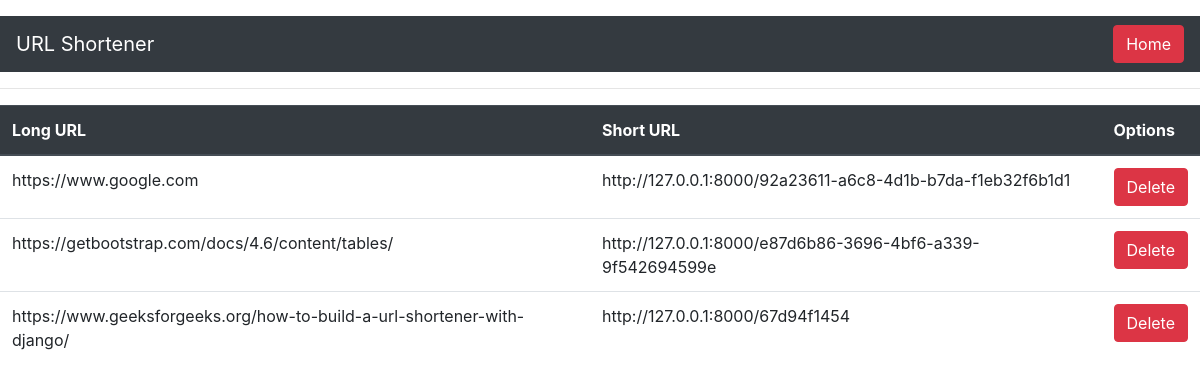
Before: /api/all_urls/ with the older database file.
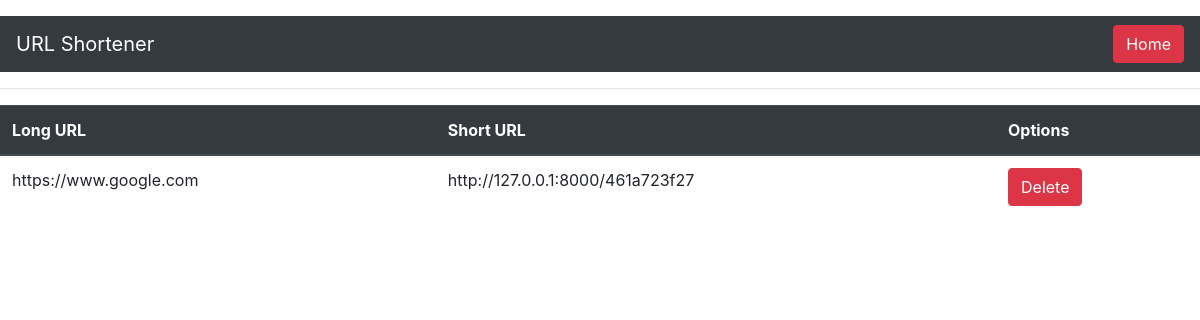
After: the same page with the newer database file.
### shortener/models.py (models this page shows)
class UrlShortner(models.Model):
    long_url = models.URLField(primary_key=True)
    short_code = models.CharField(unique=True,max_length=30)

### shortener/views.py (the view)
# urls.py: path('api/all_urls/',views.display,name='display'),
def display(request):
    data = UrlShortner.objects.all()
    context ={ 'urls':data }
    return render(request,'display.html',context)

### shortener/templates/display.html (shortened to what this page needs)
{% extends 'base.html' %}
{% block nav %}<a href="/" class="btn btn-danger">Home</a>{% endblock %}
{% block body %}
<table class="table">
    <thead class="thead-dark">
      <tr>
        <th scope="col">Long URL</th>
        <th scope="col">Short URL</th>
        <th scope="col">Options</th>
      </tr>
    </thead>
    <tbody>
        {% for i in urls %}
      <tr>
        <td>{{i.long_url}}</td>
        <td>http://127.0.0.1:8000/{{i.short_code}}</td>
        <td><a href="/api/delete_url/{{i.short_code}}" class="btn btn-danger">Delete</a></td>
      </tr>
      {% endfor %}
    </tbody>
  </table>
</div>
{% endblock %}

### shortener/templates/base.html (shortened to what this page needs)
<!doctype html>
<html lang="en">
  <head>
    <link rel="stylesheet" href="https://cdn.jsdelivr.net/npm/bootstrap@4.6.2/dist/css/bootstrap.min.css">
  </head>
  <body>
    <div class=" my-3">
        <nav class="navbar navbar-dark bg-dark">
        <a class="navbar-brand">URL Shortener</a>
        <form class="form-inline">
          {% block nav %}{% endblock %}
        </form>
      </nav>
      <hr>
    {% block body %}{% endblock %}
  </body>
</html>

Changed rows visible on the page:
removed UrlShortner: long_url "https://getbootstrap.com/docs/4.6/content/tables/", short_code "e87d6b86-3696-4bf6-a339-9f542694599e"
removed UrlShortner: long_url "https://www.geeksforgeeks.org/how-to-build-a-url-shortener-with-django/", short_code "67d94f1454"
changed UrlShortner "https://www.google.com": short_code "92a23611-a6c8-4d1b-b7da-f1eb32f6b1d1" → "461a723f27"
